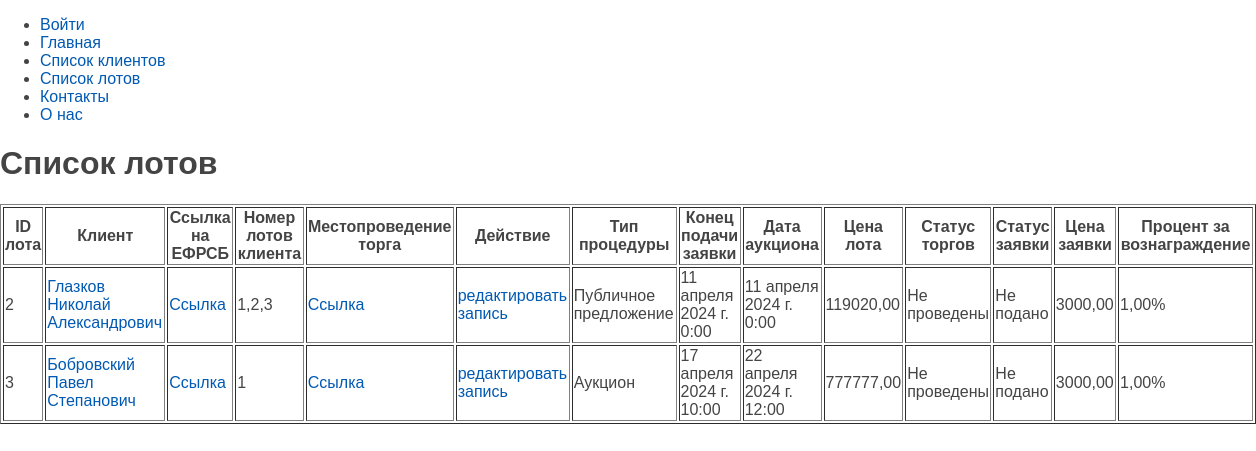
Screenshot of /lot_list/ with the database file from the repository.
### lotslist/models.py (models this page shows, shortened)
class LotListBank(models.Model):
    client = models.ForeignKey(Client, on_delete=models.CASCADE, verbose_name="Клиент")
    lot_efrsb_urls = models.URLField(max_length=200, verbose_name="Ссылка на ЕФРСБ", help_text="Введите ссылку на ЕФРСБ")
    lot_place_urls = models.URLField(max_length=200, verbose_name="Ссылка на местопровеления торга", help_text="Введите ссылку на местоположение лота")
    obligator = models.CharField(max_length=50, verbose_name="Должник", help_text="Имя должника")
    PROCEDURE_TYPE_CHOICES = [
        ('auction', 'Аукцион'),
        ('public_offer', 'Публичное предложение'),
    ]
    proc_type = models.CharField(max_length=20, choices=PROCEDURE_TYPE_CHOICES, verbose_name="Тип процедуры")
    lot_number = models.CharField(max_length=40,verbose_name="введите номера лотов клиента через запятую")
    end_of_feed = models.DateTimeField(verbose_name="Конец подачи заявки")
    auction_day = models.DateTimeField(verbose_name="Дата проведения аукциона")
    total_price = models.DecimalField(max_digits=12, decimal_places=2, verbose_name="Цена лота", blank=True, null=True)
    ACTION_STATUS_CHOICES = [
        ('conducted', 'Проведены'),
        ('not_conducted', 'Не проведены'),
    ]
    action_status = models.CharField(max_length=15, choices=ACTION_STATUS_CHOICES, verbose_name="Статус торгов", blank=True, null=True)
    APPLICATION_STATUS_CHOICES = [
        ('submitted', 'Подано'),
        ('not_submitted', 'Не подано'),
    ]
    feed_status = models.CharField(max_length=13, choices=APPLICATION_STATUS_CHOICES, verbose_name="Статус заявки", blank=True, null=True)
    feed_price = models.DecimalField(max_digits=12, decimal_places=2, verbose_name="Цена заявки")
    price_procent = models.DecimalField(max_digits=5, decimal_places=2, verbose_name="Процент за агентское вознаграждение", blank=True, null=True)
    class Meta:
        verbose_name = "лоты"
        verbose_name_plural = "Список лотов"

### clients/models.py (models this page shows, shortened)
class Client(models.Model):
    city = models.CharField(max_length=30, verbose_name="город")
    surname = models.CharField(
        max_length=30, verbose_name="фамилия", help_text="введите фамилию"
    )
    name = models.CharField(max_length=30, verbose_name="имя", help_text="введите имя")
    pl_birth = models.CharField(
        max_length=30, verbose_name="место рождения", help_text="введите место рождения"
    )
    birth_date = models.DateField(
        verbose_name="дата рождения", help_text="введите дату рождения"
    )
    patronymic = models.CharField(
        max_length=30, verbose_name="отчество", help_text="введите отчество"
    )
    pasp_ser = models.CharField(
        max_length=4, verbose_name="серия", help_text="введите серию паспрта"
    )
    pasp_num = models.CharField(
        max_length=6, verbose_name="номер", help_text="введите номер паспрта"
    )
    pas_home = models.CharField(
        max_length=100, verbose_name="место выдачи", help_text="введите место выдачи"
    )
    pas_date = models.DateField(
        verbose_name="дата выдачи", help_text="введите дату выдачи"
    )
    pas_code = models.CharField(
        max_length=7,
        verbose_name="код пдразделения",
        help_text="введите код пдразделения",
    )
    rigister = models.CharField(
        max_length=100, verbose_name="прописка", help_text="введите прописку"
    )
    PERSON_STATUS = [
        ('individual', 'Физлицо'),
        ('indiv_entrepr', 'ИП'),
    ]
    pers_status = models.CharField(max_length=15, choices=PERSON_STATUS, verbose_name="Статус физлица", blank=True, default='individual')
    post_index = models.CharField(
        max_length=6, verbose_name="индекс", help_text="введите индекс"
    )
    cl_inn = models.CharField(
        max_length=15, verbose_name="ИНН", help_text="введите ИНН", unique=True
    )
    cl_snils = models.CharField(
        max_length=15, verbose_name="СНИЛС", help_text="введите СНИЛС", blank=True
    )
    cl_email = models.EmailField(verbose_name="почта", help_text="введите почту")
    cl_phone = PhoneNumberField(
        null=False,
        blank=False,
        unique=True,
        verbose_name="номер",
        help_text="введите номер",
    )
    discription = models.TextField(verbose_name="заметка", null=True, blank=True)
    def full_name(self):
        return f"{self.surname} {self.name} {self.patronymic}".strip()
    class Meta:
        verbose_name = "список клиентов"
        verbose_name_plural = "список клиентов"
        ordering = ["surname", "name"]

### lotslist/views.py (the view)
# urls.py: path("lot_list/", lot_list, name="lot_list"),
def lot_list(request):
    lots = LotListBank.objects.all()
    context = {'lots':lots,}
    return render(request, "lotslist/lot_list.html", context=context)

### clients/context_processors.py (called while the page is built)
def menu_context(request):
    menu = [
        {"title": "Войти", "url_name": "login"},
        {"title": "Главная", "url_name": "home"},
        {"title": "Список клиентов", "url_name": "clients_list"},
        {"title": "Список лотов", "url_name": "lot_list"},
        {"title": "Контакты", "url_name": "contact"},
        {"title": "О нас", "url_name": "about"},
    ]
    return {"menu": menu}

### templates/lotslist/lot_list.html
{% extends "base.html" %}
{% block content %}
<h1>Список лотов</h1>
<table border = 1>
    <thead>
        <tr>
            <th>ID лота</th>
            <th>Клиент</th>
            <th>Ссылка на ЕФРСБ</th>
            <th>Номер лотов клиента</th>
            <th>Местопроведение торга</th>
            <th>Действие</th>
            <th>Тип процедуры</th>
            <th>Конец подачи заявки</th>
            <th>Дата аукциона</th>
            <th>Цена лота</th>
            <th>Статус торгов</th>
            <th>Статус заявки</th>
            <th>Цена заявки</th>
            <th>Процент за вознаграждение</th>
        </tr>
    </thead>
    <tbody>
        {% for lot in lots %}
        <tr>
            <td>{{ lot.id }}</td>
            <td><a href="{% url 'show_client' cl_inn=lot.client.cl_inn %}">{{ lot.client.full_name }}</a></td>
            <td><a href="{{ lot.lot_efrsb_urls }}">Ссылка</a></td>
            <td>{{ lot.lot_number }}</td>
            <td><a href="{{ lot.lot_place_urls }}">Ссылка</a></td>
            <td><a href="{% url 'edit_lot' lot.id %}">редактировать запись</a></td>
            <td>{{ lot.get_proc_type_display }}</td>
            <td>{{ lot.end_of_feed }}</td>
            <td>{{ lot.auction_day }}</td>
            <td>{{ lot.total_price }}</td>
            <td>{{ lot.get_action_status_display }}</td>
            <td>{{ lot.get_feed_status_display }}</td>
            <td>{{ lot.feed_price }}</td>
            <td>{{ lot.price_procent }}%</td>
        </tr>
        {% endfor %}
    </tbody>
</table>
{% endblock %}

### clients/static/clients/css/styles.css (style rules this page uses)
html, body { font-family: 'Arial'; margin: 0; padding: 0; height: 100%; width: 100%; color: #444; }
a { color: #0059b2; text-decoration: none; }

### rows the page displays
LotListBank: id "2", client.full_name "Глазков Николай Александрович", lot_number "1,2,3", proc_type "Публичное предложение", end_of_feed "11 апреля 2024 г. 0:00", auction_day "11 апреля 2024 г. 0:00", total_price "119020,00", action_status "Не проведены", feed_status "Не подано", feed_price "3000,00", price_procent "1,00"
LotListBank: id "3", client.full_name "Бобровский Павел Степанович", lot_number "1", proc_type "Аукцион", end_of_feed "17 апреля 2024 г. 10:00", auction_day "22 апреля 2024 г. 12:00", total_price "777777,00", action_status "Не проведены", feed_status "Не подано", feed_price "3000,00", price_procent "1,00"

### other values shown
{{ m.title }} "Войти" "Главная" "Список клиентов" "Список лотов" "Контакты" "О нас"
